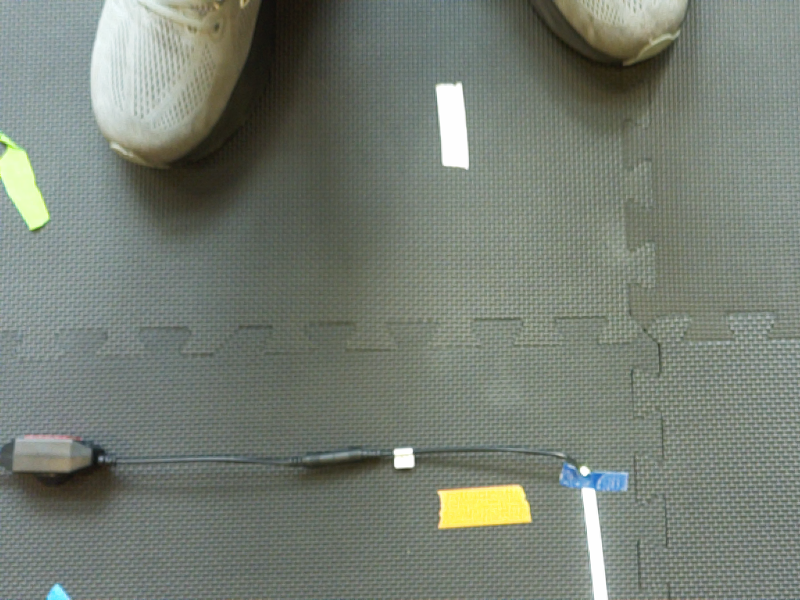
#> input picture computer-vision/frames/frame_0000.png, 800 x 600 px; its folder holds 4 pictures in this run
$ python linreg.py
#> lines starting #> are read from the running program, lines starting #| are printed output that depends on the picture
from __future__ import print_function
import matplotlib.pyplot as plt
import numpy as np
import cv2
import glob
from matplotlib.patches import Rectangle
from scipy.stats import linregress
import matplotlib.patches as patches
from matplotlib.lines import Line2D

frames = glob.glob("frames/frame_*.png")
frames.sort()  # This works because frame numbers are zero-padded
frames = [cv2.imread(f, cv2.IMREAD_GRAYSCALE) for f in frames]
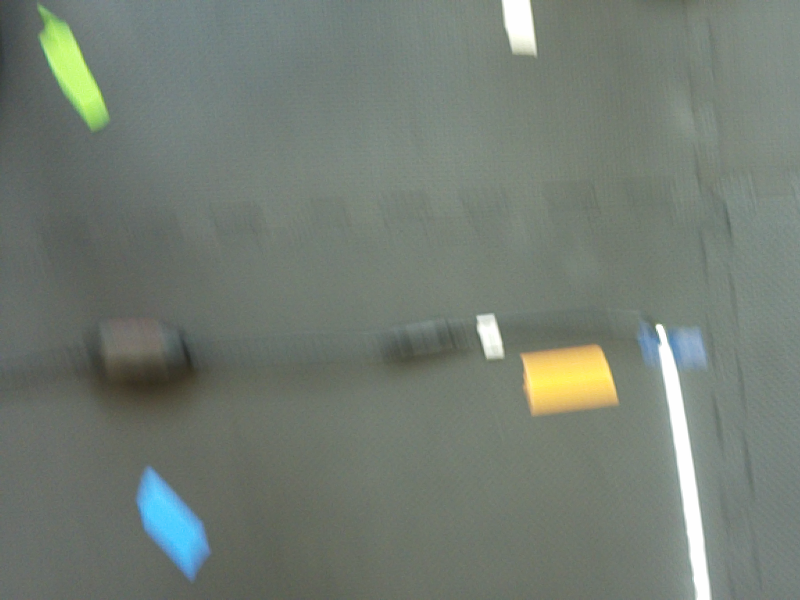
#> input picture computer-vision/frames/frame_0001.png, 800 x 600 px
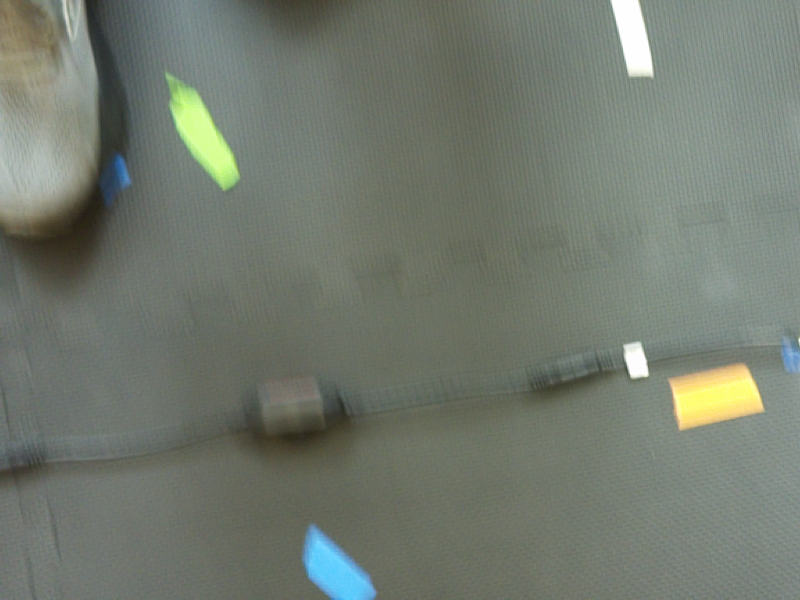
#> input picture computer-vision/frames/frame_0002.png, 800 x 600 px
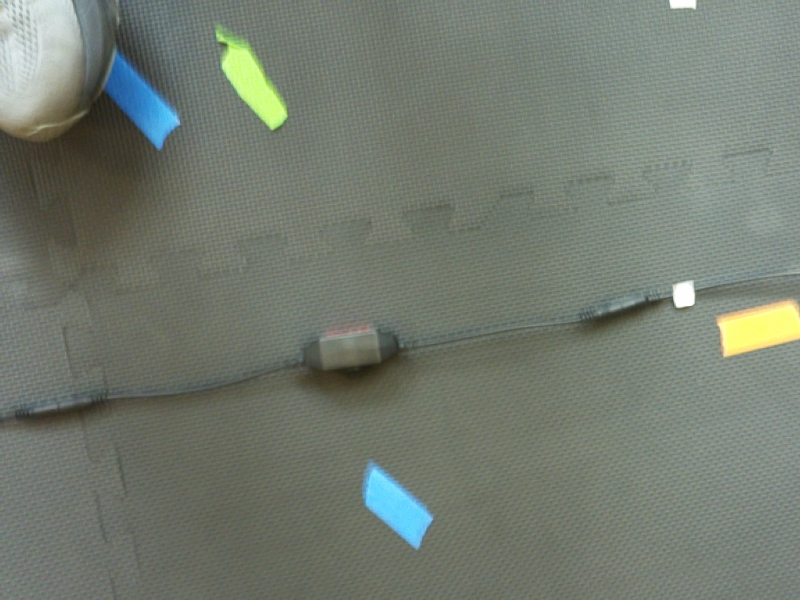
#> input picture computer-vision/frames/frame_0003.png, 800 x 600 px
#> frames = 4 items

fig,axes = plt.subplots(11,7,figsize=(28,44))
axes = axes.flatten()  # turn 2D array into 1D list of axes

def calculate_regression(points):
    # convert points to float
    points = points.astype(float)
    xs = points[:, 1]  # x coordinates
    ys = points[:, 0]  # y coordinates

    # Vertical line case
    x_var = np.var(xs)
    y_var = np.var(ys)

    if x_var < 1e-2 * y_var:
        x = np.mean(xs)
        return ('vertical', x)

    # Regular linear regression
    x_mean = np.mean(xs)
    y_mean = np.mean(ys)
    xy_mean = np.mean(xs * ys)
    x_squared_mean = np.mean(xs ** 2)

    m = (x_mean * y_mean - xy_mean) / (x_mean ** 2 - x_squared_mean)
    b = y_mean - m * x_mean

    return (m, b)

def find_inliers(m_or_type, b_or_x, shape):
    x1, y1, x2, y2 = None, None, None, None # TODO
    height, width = shape

    if m_or_type == 'vertical':
        x = b_or_x
        if 0 <= x <= width:
            return x, 0, x, height
        else:
            return None

    m, b = m_or_type, b_or_x
    points = []

    y_left = b
    if 0 <= y_left <= height:
        points.append((0, y_left))
    y_right = m * width + b
    if 0 <= y_right <= height:
        points.append((width, y_right))
    x_top = -b / m if m != 0 else None
    if x_top is not None and 0 <= x_top <= width:
        points.append((x_top, 0))
    x_bottom = (height - b) / m if m != 0 else None
    if x_bottom is not None and 0 <= x_bottom <= width:
        points.append((x_bottom, height))

    if len(points) < 2:
        return None

    (x1,y1), (x2,y2) = points[:2]

    return x1, y1, x2, y2


for i, image in enumerate(frames):
    #dilate
    imgray = image.copy()
    kernel = np.ones((5,5),np.uint8);
    imgray = cv2.dilate(imgray,kernel,iterations = 1)

    #binary threshold and find contours
    ret, thresh = cv2.threshold(imgray, 253, 255, cv2.THRESH_BINARY)
    contours, hierarchy = cv2.findContours(thresh, cv2.RETR_EXTERNAL, cv2.CHAIN_APPROX_SIMPLE)
    image_with_box = cv2.cvtColor(image.copy(), cv2.COLOR_GRAY2BGR)

    mask = np.zeros_like(thresh)
    min_ratio = 3.0  # Minimum aspect ratio to keep

    for c in contours:
        rect = cv2.minAreaRect(c)
        box = cv2.boxPoints(rect)
        box = np.intp(box)
        cv2.drawContours(image_with_box,[box],0,(0,0,255),2)

        #filter out thresholded parts that have insufficient aspect ratio
        w,h = rect[1]
        if w == 0 or h == 0:
            continue
        aspect_ratio = max(w/h, h/w)
        if aspect_ratio > min_ratio:
            box = cv2.boxPoints(rect)
            box = np.intp(box)
            cv2.drawContours(mask,[box],0,255,-1)

    thresh = cv2.bitwise_and(thresh, mask)

    m,b = calculate_regression(np.argwhere(thresh))
    _ = find_inliers(m,b, thresh.shape)
    if _ is not None:
        regression = Line2D([_[0],_[2]],[_[1],_[3]], color='lime')
#> (the run stopped early here; a loop or call above may not have finished)
